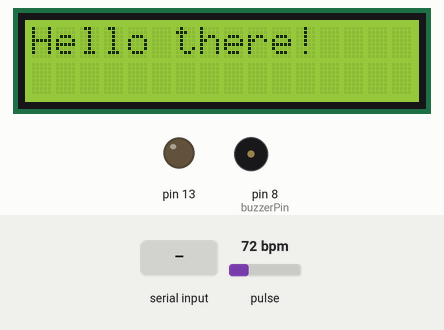
This sketch was run on a simulated Arduino Uno, built with avr-gcc and run on an emulated ATmega328P. On the bench: 16×2 character LCD, output pins drawn as LEDs (lit = HIGH), buzzer (waves = sounding). Inputs (shaded band) come from the test bench; at power-on: pulse 72 bpm. What the sketch prints to the serial monitor is not drawn.

Above: at 1.2 s.
1.3 s: "1" received over Serial
At 1.8 s:
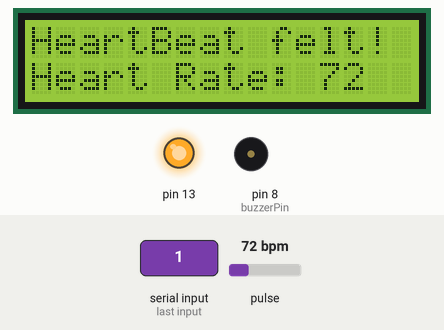
2.8 s: pulse set to 42 bpm
At 4.5 s:
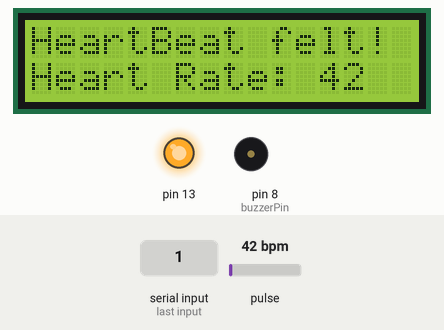
4.8 s: pulse set to 70 bpm
At 6.1 s:
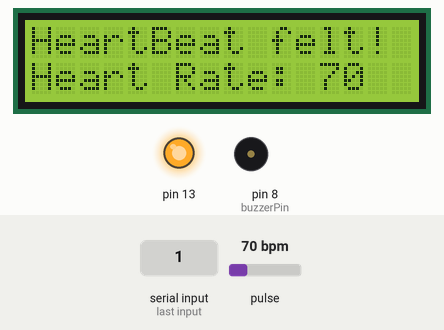
6.9 s: pulse set to 100 bpm
At 12.7 s:
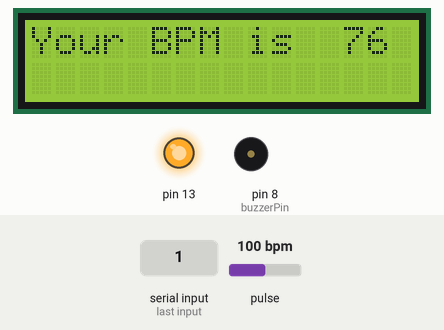
Timing chart, 0 to 19.0 s (numbered marks = the images above; inputs shaded):
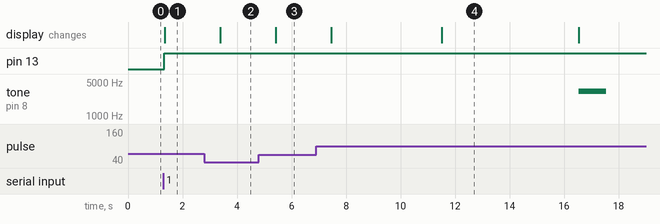

The sketch:

Brady_AFib_Arduino_UNO_CODE_final.ino
```cpp
  #include <Wire.h>
  #include <LiquidCrystal_I2C.h>
  #define USE_ARDUINO_INTERRUPTS true
  #include <PulseSensorPlayground.h>

  char command = '0';
  const int PulseWire = 0;
  const int LED13 = 13;
  int Threshold = 200;
  int buzzerPin = 8; // Define the pin for the buzzer
  int averageBPM = 0;
  int myBPM = 0;
  PulseSensorPlayground pulseSensor;

  LiquidCrystal_I2C lcd(0x27, 16, 2);

  bool sensorRunning = false;

  void setup() {
    Serial.begin(9600);
    pulseSensor.analogInput(PulseWire);
    pulseSensor.blinkOnPulse(LED13);
    pulseSensor.setThreshold(Threshold);

    lcd.init();
    lcd.backlight();
    lcd.setCursor(0, 0);
    lcd.print("Hello there!");
    pinMode(buzzerPin, OUTPUT); // Set the buzzer pin as an output

    if (pulseSensor.begin()) {
      Serial.println("Pulse sensor initialized!");
    }
  }

  void loop() {
    if (Serial.available() > 0) {
      char command = Serial.read();

      if (command == '1') {
        // Turn on the pulse sensor
        Serial.println("Pulse sensor turned ON");
        sensorRunning = true;
      }
      else if (command == '0') {
        // Turn off the pulse sensor
        Serial.println("Pulse sensor turned OFF");
        sensorRunning = false;
      }
    }

    if (sensorRunning && myBPM < 200) {
      sensorRunning = false;
      lcd.clear();
      lcd.setCursor(0, 0);
      lcd.print("Welcome");
      lcd.setCursor(0, 1);
      lcd.print("To HeartFit");
      //lcd.clear();
      int validReadings = 0;
      int sum = 0;

      while (validReadings < 5) {
        int myBPM = pulseSensor.getBeatsPerMinute();

        if (pulseSensor.sawStartOfBeat() && myBPM < 200) {
          //Serial.println("♥ A HeartBeat Happened !");
          //Serial.print("BPM: ");
          //Serial.println(myBPM);
          lcd.clear();
          lcd.setCursor(0,0);
          lcd.print("HeartBeat felt!");
          lcd.setCursor(0, 1);
          lcd.print("Heart Rate: ");
          lcd.setCursor(12, 1);
          lcd.print(myBPM);
          delay(1000);
          sum += myBPM;
          validReadings++;
        }

        delay(1000);
      }

      int averageBPM = sum / 5;
      //Serial.print("Your BPM is: ");
      //Serial.println(averageBPM);
      Serial.println(averageBPM); // <-- Send averageBPM to ESP8266


      lcd.clear();
      lcd.setCursor(0, 0);
      lcd.print("Your BPM is       ");
      lcd.setCursor(13, 0);
      lcd.print(averageBPM);
      delay(5000);
      lcd.clear();
      lcd.setCursor(0, 0);
      lcd.print("Thank you for");
      lcd.setCursor(0, 1);
      lcd.print("using HeartFit");

      // Activate the buzzer
      tone(buzzerPin, 3200); // You can change the frequency as needed
      delay(1000); // Buzz for 1 second
      noTone(buzzerPin); // Turn off the buzzer
      // Other tones and delays...

      // To continue running even after 10 readings, set sensorRunning to false
      sensorRunning = false;
      command = '0';
    }
  }
```

Measured:
- after the input at 1.3 s, pin 13: LOW → HIGH at once; the display: changes after 0.06 s (image 1)
- after the input at 2.8 s, the display: changes after 0.59 s (image 2)
- after the input at 4.8 s, the display: changes after 0.62 s (image 3)
